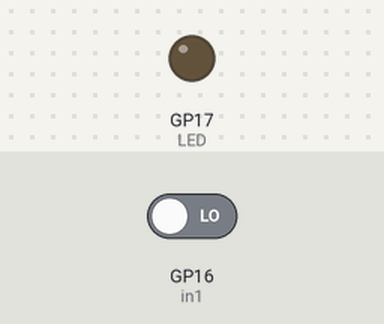
A program run on a simulated Raspberry Pi Pico running MicroPython. On the bench: output pins drawn as LEDs (lit = HIGH). The test bench sets the inputs (shaded band); at power-on: GP16 (in1) LOW.

Above: at 1.2 s.
1.3 s: GP16 (in1) driven HIGH
At 2.5 s:
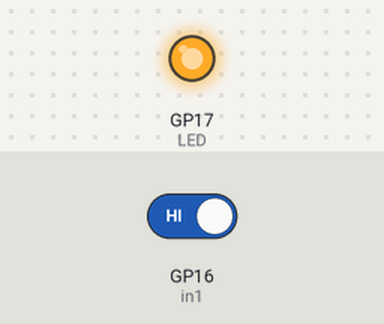
2.8 s: GP16 (in1) driven LOW
At 3.9 s:
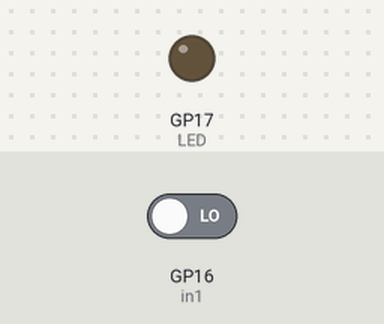
Timing chart, 0 to 5.8 s (numbered marks = the images above; inputs shaded):
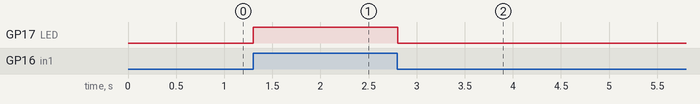

The program:

input.py
```python
import rp2
from machine import Pin
@rp2.asm_pio()
def light():
    label("again")
    in_(pins,1)
    push(block)
    jmp("again")
LED=Pin(17,mode=Pin.OUT)
in1=Pin(16,mode=Pin.IN)
sm = rp2.StateMachine(0, light, freq=2300,in_base=Pin(16))
sm.active(1)
while True:
    flag = sm.get()
    if (flag == 0):
        LED.value(0)
    else:
        LED.value(1)
```

Measured:
- after the input at 1.3 s, GP17 (LED): LOW → HIGH at once
- after the input at 2.8 s, GP17 (LED): HIGH → LOW at once
